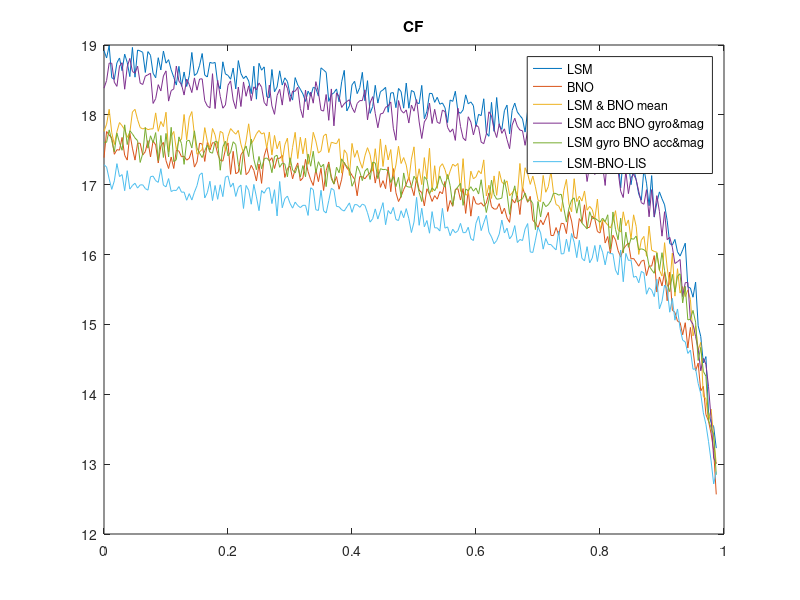
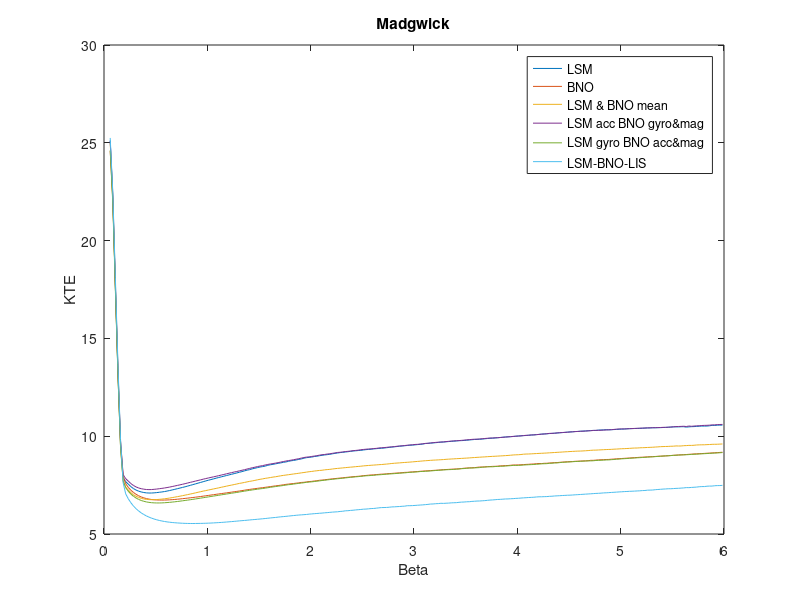
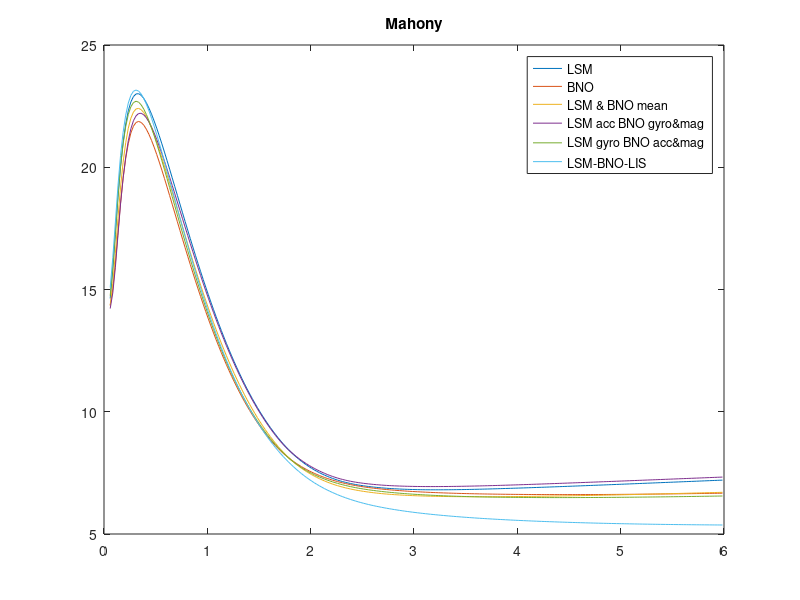

Recreate these plots in MATLAB, in order.

load('fit_lsm.mat')
[best_CF_lsm] = min(kte_CF);
[best_madgwick_lsm] = min(kte_madgwick);
[best_mahony_lsm] = min(kte_mahony);

figure(1);
plot(steps_CF,kte_CF); hold all; title('CF');
figure(2);
plot(steps,kte_madgwick); hold all; title('Madgwick');
figure(3);
plot(steps,kte_mahony); hold all; title('Mahony');


load('fit_bno.mat')
[best_CF_bno] = min(kte_CF);
[best_madgwick_bno] = min(kte_madgwick);
[best_mahony_bno] = min(kte_mahony);

figure(1);
plot(steps_CF,kte_CF); hold all;
figure(2);
plot(steps,kte_madgwick); hold all;
figure(3);
plot(steps,kte_mahony); hold all;

load('fit_mean.mat')
[best_CF_mean] = min(kte_CF);
[best_madgwick_mean] = min(kte_madgwick);
[best_mahony_mean] = min(kte_mahony);

figure(1);
plot(steps_CF,kte_CF); hold all;
figure(2);
plot(steps,kte_madgwick); hold all;
figure(3);
plot(steps,kte_mahony); hold all;

load('fit_lsm_acc_bno_giro.mat')
[best_CF_lsm_acc] = min(kte_CF);
[best_madgwick_lsm_acc] = min(kte_madgwick);
[best_mahony_lsm_acc] = min(kte_mahony);

figure(1);
plot(steps_CF,kte_CF); hold all;
figure(2);
plot(steps,kte_madgwick); hold all;
figure(3);
plot(steps,kte_mahony); hold all;

load('fit_lsm_giro_bno_acc.mat')
[best_CF_lsm_giro] = min(kte_CF);
[best_madgwick_lsm_giro] = min(kte_madgwick);
[best_mahony_lsm_giro] = min(kte_mahony);

figure(1);
plot(steps_CF,kte_CF); hold all;
figure(2);
plot(steps,kte_madgwick); hold all;
figure(3);
plot(steps,kte_mahony); hold all;

load('fit_lsm_giro_bno_acc_lis_mag.mat')
[best_CF_lis] = min(kte_CF);
[best_madgwick_lis] = min(kte_madgwick);
[best_mahony_lis] = min(kte_mahony);

figure(1);
plot(steps_CF,kte_CF); hold all; legend('LSM','BNO','LSM & BNO mean','LSM acc BNO gyro&mag','LSM gyro BNO acc&mag','LSM-BNO-LIS');
figure(2);
plot(steps,kte_madgwick); hold all;legend('LSM','BNO','LSM & BNO mean','LSM acc BNO gyro&mag','LSM gyro BNO acc&mag','LSM-BNO-LIS');
xlabel('Beta'); ylabel('KTE')
figure(3);
plot(steps,kte_mahony); hold all;legend('LSM','BNO','LSM & BNO mean','LSM acc BNO gyro&mag','LSM gyro BNO acc&mag','LSM-BNO-LIS');